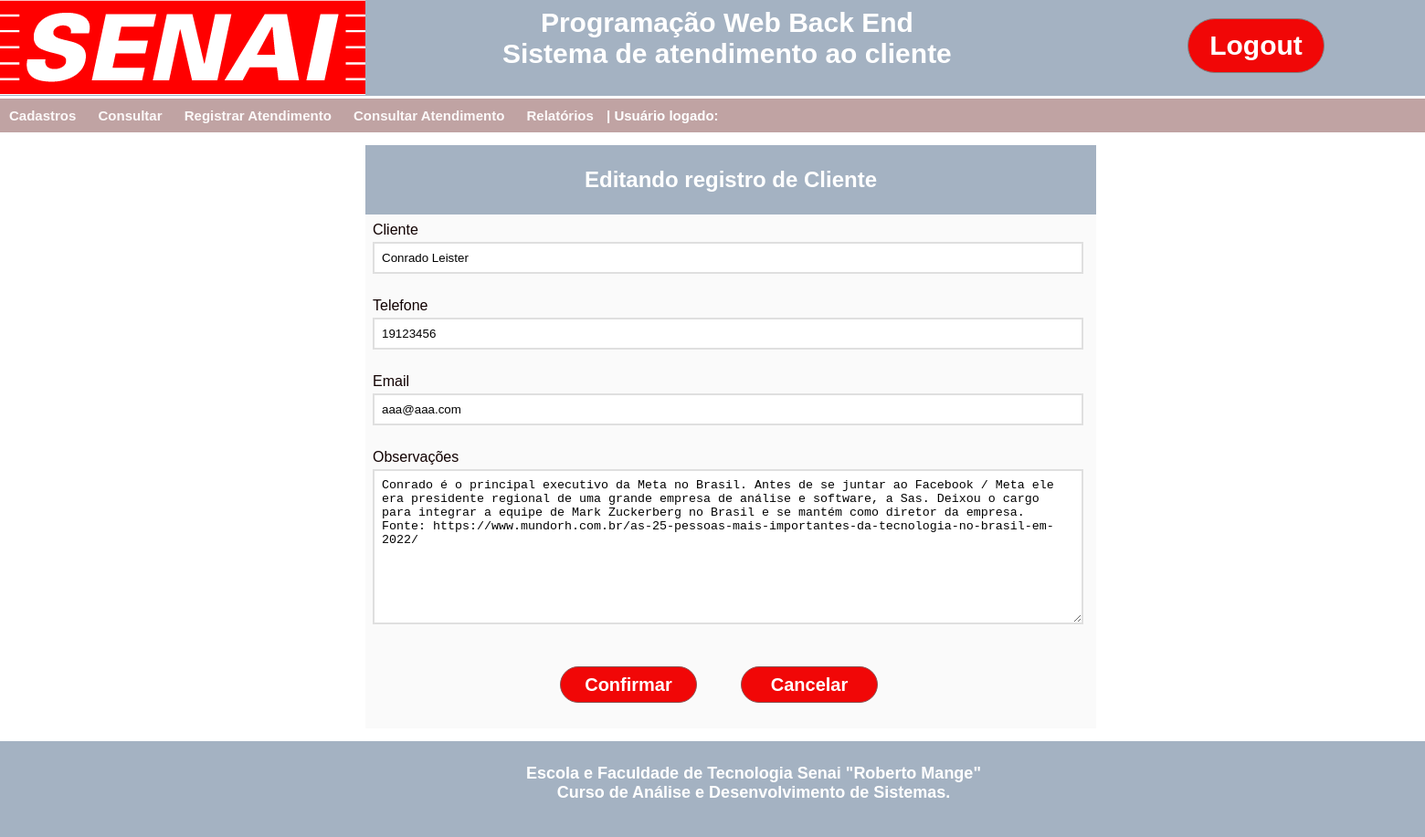
Page /edit_cliente/4 (signed in) on the committed database.
### App_SAC/models.py (models this page shows, shortened)
class Cliente(models.Model):
    nome = models.CharField(max_length=120)
    telefone = models.CharField(max_length=24)
    email = models.CharField(max_length=120)
    observacao = models.TextField()
    criado_em = models.DateTimeField(auto_now_add=True)
    atualizado_em = models.DateTimeField(auto_now=True)

### App_SAC/views/Cliente.py (the view)
# urls.py: path('edit_cliente/<int:id>', Cliente.edit_cliente, name='edit_cliente'),
@login_required
def edit_cliente(request, id):
    dados_editar = get_object_or_404(Cliente, pk=id)
    return render(request, 'Edit_Cliente.html', {'dados_do_cliente': dados_editar})

### App_SAC/templates/Edit_Cliente.html (shortened to what this page needs)
{% load static %}
<!DOCTYPE html>
<html lang="en">
<head>
    <link rel="stylesheet" type="text/css" href="{% static 'css/style.css' %}">
</head>
<header class="login">
    <div class="fundo_menu">
        <div class="logo_senai">
            <a href="/"><img src="{% static 'imagens/logo_senai.png' %}" /></a>
        </div>
        <div class="nome_sistema">
             Programação Web Back End<br>
             Sistema de atendimento ao cliente
        </div>
        {% if user.is_authenticated %}
        <div class="botao_login">
            <a href="accounts/logout"><button class="btn btn_login">Logout</button></a>
        </div>
        {% else %}
        <div class="botao_login">
            <a href="accounts/login"><button class="btn btn_login">Login</button></a>
        </div>
        {% endif %}
    </div>
</header>
<nav class="menu">
    <ul>
        {% if user.is_authenticated %}
        <li><a href="">Cadastros</a>
        </li>
        <li><a href="">Consultar</a>
        </li>
        <li><a href="Registrar.html">Registrar Atendimento</a></li>
        <li><a href="Consultar.html">Consultar Atendimento</a></li>
        <li><a href="Relatorios.html">Relatórios</a></li>
        <li> | Usuário logado: {{usuario_logado}}</a></li>
        {% endif %}
    </ul>
</nav>
<body>
    <div class="principal">
    <div class="container">
        <section class="enquadramento">
            <h1> Editando registro de Cliente</h1>
        </section>
        <form id="form" class="form" method="POST" action="{% url 'salvar_cliente_editado' %}">{% csrf_token %}
               <div class="form-content">
                   <label for="nome">Cliente</label>
                   <input type="text"  name="nome" id="nome"  value="{{dados_do_cliente.nome}}" />
                </div>
                <div class="form-content">
                    <label for="telefone">Telefone</label>
                    <input type="text" name="telefone" id="telefone" value="{{dados_do_cliente.telefone}}" />
                </div>
                <div class="form-content">
                  <label for="email">Email</label>
                  <input type="email" name="email" id="email" value="{{dados_do_cliente.email}}" />
              </div>
              <div class="form-content">
                  <label for="observacao">Observações</label>
                    <textarea name="observacao" id="observacao"  cols="25" rows="10" >{{dados_do_cliente.observacao}}</textarea>
                </div>
                <div class="botoes">
                    <div class="botao_confirmar">
                        <button type="submit" class="btn_conf_cancel btn_confirmar">Confirmar</button>
                    </div>
                    <div class="botao_cancelar">
                        <button type="submit" class="btn_conf_cancel btn_cancelar">Cancelar</button>
                    </div>
                </div>
        </form>
    </div>
    </div>
</body>
<footer class="rodape">
    <div class="fundo_menu">
        <div class="rodape1">
            Escola e Faculdade de Tecnologia Senai "Roberto Mange"<br>
            Curso de Análise e Desenvolvimento de Sistemas.<br>
        </div>
    </div>
</footer>
</html>

### App_SAC/static/css/style.css (style rules this page uses)
:root { --cor_fundo : rgb(192, 163, 163); --cor_hover : rgb(150, 104, 104); --cor_primaria : rgb(252, 249, 249); }
div.fundo_menu { display: inline-block; width: 1600px; height: 105px; column-count:3; position: relative; background-color: #a4b2c2; }
.nome_sistema { text-align: center; font-size: 30px; font-weight: bold; font-family: arial; color: white; position: absolute; margin: -100px 0px 0 550px; }
.botao_login { text-align: center; }
.btn { width: 150px; height: 60px; position: absolute; margin: 20px 0 0 500px; border: solid 1px gray; background: none; font-size: 30px; font-weight: bold; font: Arial; background-color: rgb(241, 7, 7); color: white; border-radius: 40px; cursor: pointer; }
.btn_conf_cancel { width: 150px; height: 40px; border: solid 1px rgb(190, 14, 14); background: none; font-size: 20px; font-weight: bold; font: Arial; background-color: rgb(230, 14, 14); color: white; border-radius: 40px; cursor: pointer; }
.menu ul { list-style-type: none; padding: 0; background-color: var(--cor_fundo); font-size: 15px; font-weight: bold; font-family: arial; color: white; }
.menu ul li { display:inline; position: relative; }
.menu ul li a { color: var(--cor_primaria); text-decoration: none; display:inline-block; padding: 10px; transition: background .3s; }
body { font-family: arial; color:rgb(17, 1, 1) }
* { margin: 0; padding: 0; }
body { align-content: center; width: 1600px; height: 600px; }
.principal { display: flex; justify-content: center; align-items: center; }
.container { background-color: #fafafa; margin: 14px; max-width: 800px; width: 100%; box-sizing: 0 3px 5px rbga(0,0,0, 0.5); }
.enquadramento { background: #a4b2c2; padding: 24px; text-align: center; color: #fff; }
.form { padding: 8px; padding-right: 34px; }
.form-content { margin-bottom: 8px; padding-bottom: 18px; position: relative; }
.form-content label { display: inline-block; margin-bottom: 4px; }
.form-content input { display: block; width: 100%; padding: 8px; border: 2px solid #dfdfdf; }
.form-content textarea { display:block; width: 100%; padding: 8px; border: 2px solid #dfdfdf; }
.btn_conf_cancel { width: 150px; height: 40px; border: solid 1px rgb(138, 86, 86); background: none; font-size: 20px; font-weight: bold; font: Arial; background-color: rgb(241, 7, 7); color: white; border-radius: 40px; cursor: pointer; }
.botoes { display: flex; justify-content: center; padding: 20px; gap: 3rem; }
div.rodape1 { text-align: center; font-size: 18px; font-weight: bold; font-family: arial; color: rgb(256, 256, 256); display: flex; width: 1600px; padding: 25px; justify-content: center; }

### rows in the picture
Cliente: nome "Conrado Leister", telefone "19123456", email "aaa@aaa.com", observacao "Conrado é o principal executivo da Meta no Brasil. Antes de se juntar ao Facebook / Meta ele era presidente regional de uma grande empresa de análise e software, a Sas. Deixou o cargo para integrar a equipe de Mark Zuckerberg no Brasil e se mantém como diretor da empresa. Fonte: https://www.mundorh.com.br/as-25-pessoas-mais-importantes-da-tecnologia-no-brasil-em-2022/"
